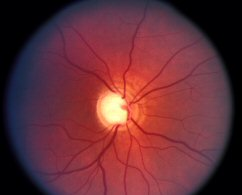
#> input picture opencv_python/glc_img/glaucoma_1.jpg, 242 x 195 px
$ python pro.py
#> lines starting #> are read from the running program, lines starting #| are printed output that depends on the picture
import cv2 #importando a biblioteca
img = cv2.imread('glc_img/glaucoma_1.jpg') #lendo a imagem
#> img is the input picture: shape (195, 242, 3); mean B, G, R 55.7, 47.3, 103.1
rows, cols, _ = img.shape
#> rows = 195; cols = 242
#************************
print("Rows", rows)
#| Rows 195
print("Cols", cols)
#| Cols 242
#************************
#Cut image
cut_image = img[80: 130, 0: 210]
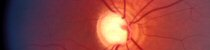
#> cut_image: shape (50, 210, 3); mean B, G, R 66.7, 67.6, 142

cv2.imshow("Imagem cortada", cut_image)
cv2.imshow("imagem", img)
cv2.waitKey(0)

#cv2.imshow('Imagem', img) #printando a imagem
#cv2.waitKey(0) #comando pra deixar a imagem estável
